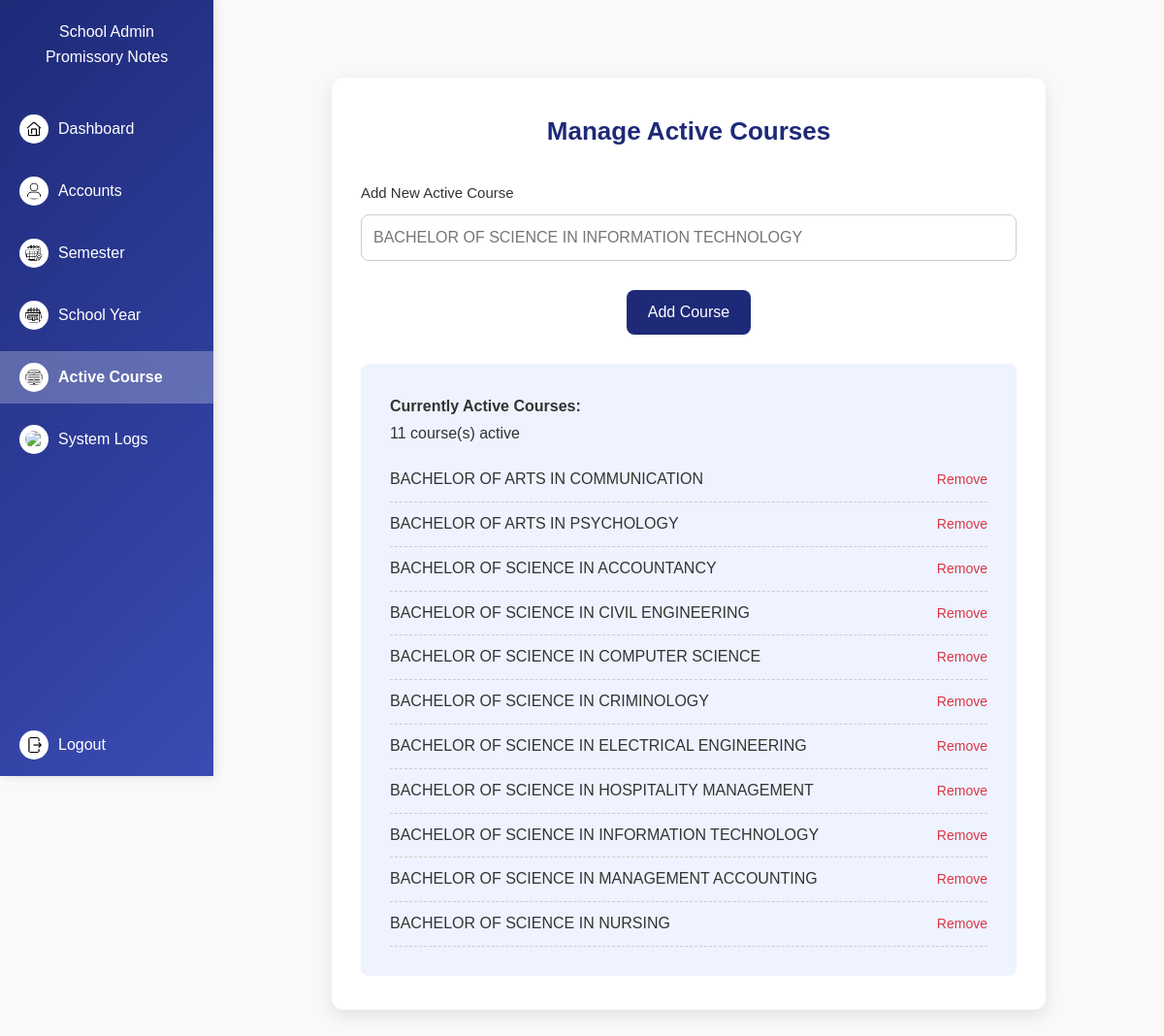
Screenshot of /admin/course (signed in) with the database file from the repository.
### models.py (models this page shows, shortened)
class ActiveCourse(db.Model):
    id = db.Column(db.Integer, primary_key=True)
    name = db.Column(db.String(100), unique=True, nullable=False)
    created_at = db.Column(db.DateTime, default=datetime.utcnow)

### admin_routes.py (the view, shortened to what this page needs)
@admin_bp.route("/course", methods=["GET", "POST"])
@require_role("Admin")
def course():
    active_courses = ActiveCourse.query.order_by(ActiveCourse.name.asc()).all()
    return render_template("admin/course.html", active_courses=active_courses)

### admin_routes.py (called while the page is built)
def require_role(role=None):
    def wrapper(func):
        @wraps(func)
        def decorated_function(*args, **kwargs):
            if "user_id" not in session:
                flash("Please log in first.", "warning")
                return redirect(url_for("login"))
            if role and session.get("role") != role:
                flash("Access denied.", "danger")
                return redirect(url_for("login"))
            return func(*args, **kwargs)
        return decorated_function
    return wrapper

### app.py (called while the page is built)
@app.before_request
def protect_admin_routes():
    if request.path.startswith("/admin"):
        if "user_id" not in session or session.get("role") != "Admin":
            flash("Admin access required.", "danger")
            return redirect(url_for("login"))

### templates/admin/course.html (shortened to what this page needs)
<!DOCTYPE html>
<html lang="en">
<head>
</head>
<body>
    <nav class="sidebar" id="sidebar">
        <h2>School Admin<br>Promissory Notes</h2>
        <a href="{{ url_for('admin.dashboard') }}"
            class="{% if request.endpoint == 'admin.dashboard' %}active{% endif %}">
            <img src="{{ url_for('static', filename='images/dashboard.png') }}" class="icon"> Dashboard
        </a>
        <a href="{{ url_for('admin.accounts') }}"
            class="{% if request.endpoint == 'admin.accounts' %}active{% endif %}">
            <img src="{{ url_for('static', filename='images/accounts.png') }}" class="icon"> Accounts
        </a>
        <a href="{{ url_for('admin.semester') }}"
            class="{% if request.endpoint == 'admin.semester' %}active{% endif %}">
            <img src="{{ url_for('static', filename='images/semester.png') }}" class="icon"> Semester
        </a>
        <a href="{{ url_for('admin.school_year') }}"
            class="{% if request.endpoint == 'admin.school_year' %}active{% endif %}">
            <img src="{{ url_for('static', filename='images/schoolyear.png') }}" class="icon"> School Year
        </a>
        <a href="{{ url_for('admin.course') }}" class="{% if request.endpoint == 'admin.course' %}active{% endif %}">
            <img src="{{ url_for('static', filename='images/course.png') }}" class="icon"> Active Course
        </a>
        <a href="{{ url_for('admin.logs') }}" class="{% if request.endpoint == 'admin.logs' %}active{% endif %}">
            <img src="{{ url_for('static', filename='images/log.png') }}" class="icon" alt="Logs Icon"> System Logs
        </a>
        <a href="{{ url_for('admin.logout') }}" class="logout-btn">
            <img src="{{ url_for('static', filename='images/logout.png') }}" class="icon"> Logout
        </a>
    </nav>
    <main class="main-content">
        <div class="container">
            <h1>Manage Active Courses</h1>
            <form id="courseForm" method="POST">
                <label for="course_name">Add New Active Course</label>
                <input type="text" id="course_name" name="course_name"
                    placeholder="Bachelor of Science in Information Technology" required
                    style="text-transform: uppercase;" autocomplete="off">
                <button class="btn" type="button" onclick="showConfirmation()">Add Course</button>
            </form>
            <div class="info-box">
                <strong>Currently Active Courses:</strong>
                <p style="margin-bottom: 10px;">{{ active_courses | length }} course(s) active</p>
                <ul style="list-style-type: none; padding-left: 0;">
                    {% for course in active_courses %}
                    <li
                        style="display: flex; justify-content: space-between; align-items: center; padding: 8px 0; border-bottom: 1px dashed #ccc;">
                        <span>{{ course.name }}</span>
                        <form action="{{ url_for('admin.delete_course', course_id=course.id) }}" method="POST"
                            onsubmit="return confirm('Are you sure you want to remove this course?');">
                            <button type="submit"
                                style="background: none; border: none; color: #dc3545; cursor: pointer; font-size: 14px;">
                                Remove
                            </button>
                        </form>
                    </li>
                    {% else %}
                    <li>No active courses defined.</li>
                    {% endfor %}
                </ul>
            </div>
        </div>
    </main>
</body>
</html>

### templates/admin/course.html (style rules this page uses)
* { margin: 0; padding: 0; box-sizing: border-box; }
body { font-family: 'Arial', sans-serif; line-height: 1.6; color: #333; background-color: #f9f9f9; }
.sidebar { width: 220px; height: 100vh; background: linear-gradient(135deg, #1e2a78, #3a4bb3); color: #fff; position: fixed; top: 0; left: 0; padding-top: 20px; display: flex; flex-direction: column; box-shadow: 2px 0 10px rgba(0, 0, 0, 0.1); transition: transform 0.3s ease; }
.sidebar h2 { text-align: center; font-size: 16px; margin: 0 10px 30px; font-weight: 300; overflow: hidden; white-space: nowrap; text-overflow: ellipsis; }
.sidebar a { display: flex; align-items: center; padding: 12px 20px; color: #fff; text-decoration: none; margin: 5px 0; transition: background-color 0.3s ease; }
.sidebar a.active { background-color: rgba(255, 255, 255, 0.25); font-weight: 600; }
.sidebar img.icon { width: 30px; height: 30px; margin-right: 10px; background: #fff; border-radius: 50%; padding: 6px; }
.logout-btn { position: absolute; bottom: 0; left: 0; right: 0; padding: 12px 20px; }
.main-content { margin-left: 220px; padding: 30px; min-height: 100vh; }
.container { width: 80%; margin: 50px auto; background: #fff; padding: 35px 30px; border-radius: 12px; box-shadow: 0 6px 18px rgba(0, 0, 0, 0.1); text-align: center; }
h1 { font-size: 26px; color: #1e2a78; margin-bottom: 30px; font-weight: 600; }
label { display: block; margin-bottom: 10px; font-weight: 500; font-size: 15px; text-align: left; }
input { width: 100%; padding: 14px 12px; font-size: 16px; border-radius: 8px; border: 1px solid #ccc; margin-bottom: 20px; transition: border 0.3s ease, box-shadow 0.3s ease; }
.btn { margin-top: 10px; padding: 14px 22px; background: #1e2a78; color: #fff; border: none; border-radius: 8px; cursor: pointer; font-size: 16px; font-weight: 500; transition: background 0.3s ease, transform 0.2s ease; }
.info-box { background: #eef3ff; padding: 30px; margin-top: 30px; border-radius: 8px; text-align: left; font-size: 16px; line-height: 1.8; }

### rows the page displays
ActiveCourse: name "BACHELOR OF ARTS IN COMMUNICATION"
ActiveCourse: name "BACHELOR OF ARTS IN PSYCHOLOGY"
ActiveCourse: name "BACHELOR OF SCIENCE IN ACCOUNTANCY"
ActiveCourse: name "BACHELOR OF SCIENCE IN CIVIL ENGINEERING"
ActiveCourse: name "BACHELOR OF SCIENCE IN COMPUTER SCIENCE"
ActiveCourse: name "BACHELOR OF SCIENCE IN CRIMINOLOGY"
ActiveCourse: name "BACHELOR OF SCIENCE IN ELECTRICAL ENGINEERING"
ActiveCourse: name "BACHELOR OF SCIENCE IN HOSPITALITY MANAGEMENT"
ActiveCourse: name "BACHELOR OF SCIENCE IN INFORMATION TECHNOLOGY"
ActiveCourse: name "BACHELOR OF SCIENCE IN MANAGEMENT ACCOUNTING"
ActiveCourse: name "BACHELOR OF SCIENCE IN NURSING"

### other values shown
{{ active_courses | length }} "11"
